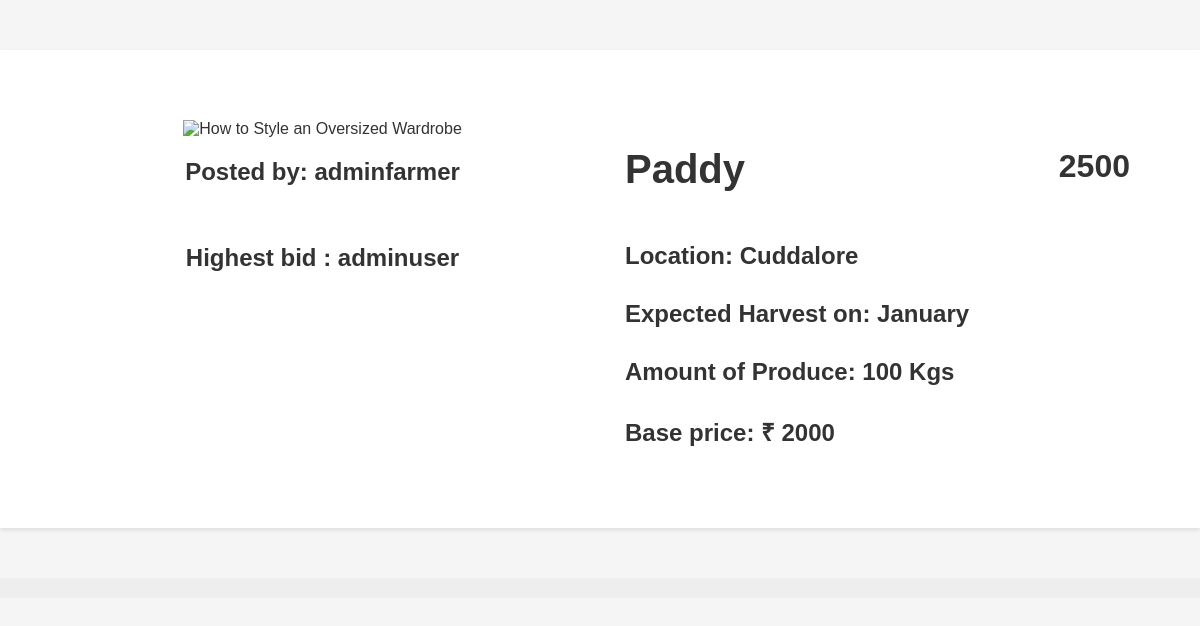
The page /farmer/post/7 on the database its author committed.
### main.py (models this page shows)
class User(UserMixin,db.Model):
    __tablename__ = "users"
    id: Mapped[int] = mapped_column(Integer, primary_key=True)
    username: Mapped[str] = mapped_column(String(250), unique=False, nullable=False)
    email: Mapped[str] = mapped_column(String(250), unique=True, nullable=False)
    password: Mapped[str] = mapped_column(String(250), nullable=False)
    role: Mapped[int] = mapped_column(Integer, unique=False, nullable=False)

class F_post(db.Model):
    __tablename__ = "f_post"
    id: Mapped[int] = mapped_column(Integer, primary_key=True)
    title: Mapped[str] = mapped_column(String(250), nullable=False)
    farmer_id: Mapped[int] = mapped_column(Integer, unique=False, nullable=True)
    location: Mapped[str] = mapped_column(String(250), nullable=False)
    date: Mapped[str] = mapped_column(String(250), nullable=False)
    harvest: Mapped[str] = mapped_column(String(250), nullable=False)
    amount: Mapped[int] = mapped_column(Integer, unique=False, nullable=False)
    baseprice: Mapped[int] = mapped_column(Integer, unique=False, nullable=False)
    highest: Mapped[int] = mapped_column(Integer, unique=False, nullable=True)
    highest_id: Mapped[int] = mapped_column(Integer, unique=False, nullable=True)
    img_url: Mapped[str] = mapped_column(String(250), nullable=True)
    end: Mapped[int] = mapped_column(Integer, unique=False, nullable=True)

### main.py (the view, shortened to what this page needs)
@app.route("/farmer/post/<int:f_post_id>", methods=["GET", "POST"])
def show_post_farmer(f_post_id):
    form=close()
    requested_post = db.get_or_404(F_post,f_post_id)
    farmer = find_user(requested_post.farmer_id)
    user = find_user(requested_post.highest_id)
    return render_template("farmer_post.html",form=form, post=requested_post, current_user=current_user,farmer=farmer, high=user)

### main.py (called while the page is built)
def find_user(id):
    result = db.session.execute(db.select(User).where(User.id == id))
    user = result.scalar()
    print(user)
    return user

### templates/farmer_post.html (shortened to what this page needs)
<!DOCTYPE html>
<html lang="en">
<head>
</head>
<body>
    <div class="container">
        <div class="image-container">
            <img src="https://images.unsplash.com/photo-1560493676-04071c5f467b?q=80&w=1974&auto=format&fit=crop&ixlib=rb-4.0.3&ixid=M3wxMjA3fDB8MHxwaG90by1wYWdlfHx8fGVufDB8fHx8fA%3D%3D" alt="How to Style an Oversized Wardrobe" width="100%">
            <div>
                <h2 style="text-align: center;">Posted by: {{farmer.username}} </h2>
                <h2 style="text-align: center;">Highest bid : {{high.username}}</h2>
            </div>
        </div>
        <div class="content-container">
            <div class="logo">
                <h1>{{post.title}}</h1>
                <h1 class="highest-bid">{{post.highest}}</h1>
            </div>
            <h2 style="margin-bottom: 10px;">Location: {{post.location}}</h2>
            <h2 style="margin-bottom: 10px;">Expected Harvest on: {{post.harvest}}</h2>
            <h2 style="margin-bottom: 10px;">Amount of Produce: {{post.amount}} Kgs</h2>
            <h2 style="margin-bottom: 10px;">Base price: ₹ {{post.baseprice}}</h2>
        </div>
    </div>
    <div class="footer">
    </div>
</body>
</html>

### templates/farmer_post.html (style rules this page uses)
body { font-family: sans-serif; margin: 0; padding: 0; background-color: #f5f5f5; color: #333; }
.container { display: flex; justify-content: space-between; padding: 50px; margin: 50px auto; max-width: 1200px; background-color: #fff; box-shadow: 0 2px 4px rgba(0, 0, 0, 0.1); }
.image-container { width: 50%; padding: 20px; padding-bottom: 10px; text-align: center; }
.content-container { width: 50%; padding: 20px; display: flex; flex-direction: column; padding-left: 30px; }
.logo { font-size: 1.5rem; font-weight: bold; margin-bottom: 20px; display: flex; align-items: center; justify-content: space-between; }
.highest-bid { font-size: 2rem; margin-left: 10px; }
h1 { font-size: 2.5rem; margin-bottom: 10px; }
.footer { background-color: #eee; padding: 10px; text-align: center; }

### rows shown on the page
User: username "adminfarmer"
User: username "adminuser"
F_post: title "Paddy", highest "2500", location "Cuddalore", harvest "January", amount "100", baseprice "2000"
